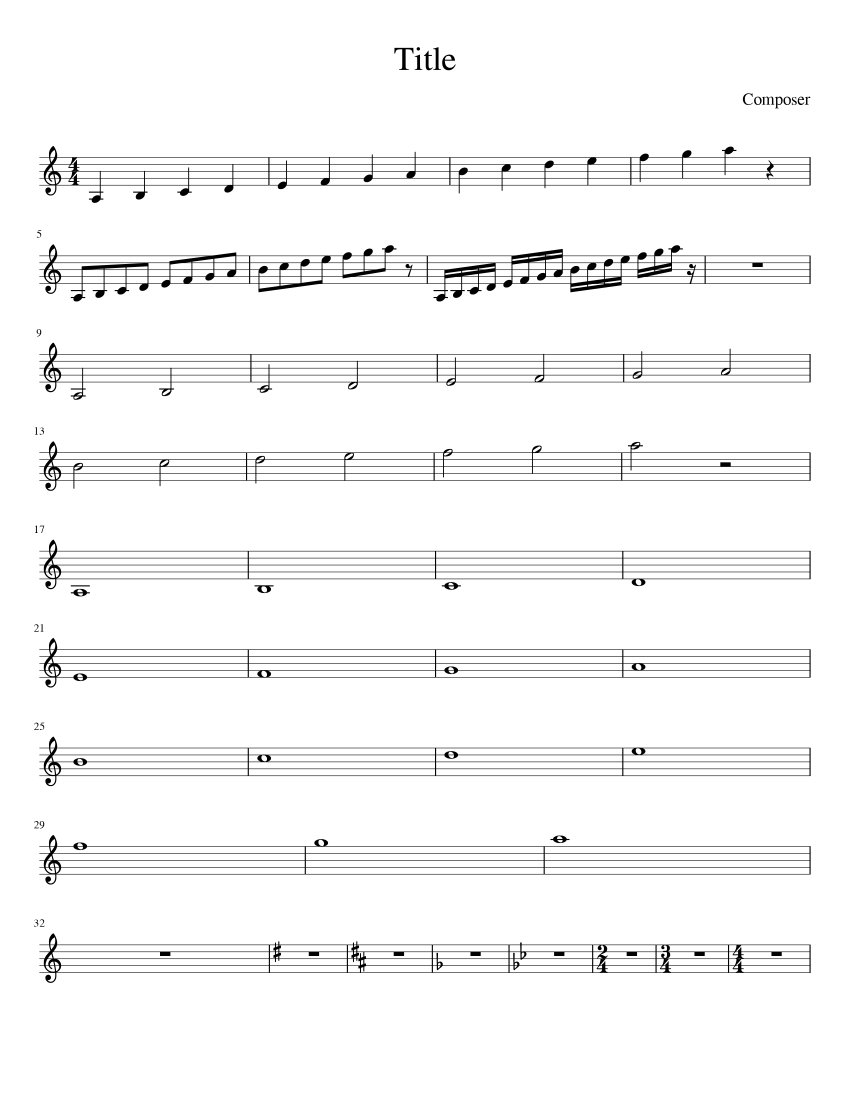
#> input picture note_recognition_app_v2/image_segmentation_dataset_generator/resources/input_images/img00.png, 2550 x 3300 px, found by its file name (shown at 1/3 size); its folder holds only this picture in this run
$ python main.py
#> lines starting #> are read from the running program, lines starting #| are printed output that depends on the picture; after the words box and inside, x2 and y2 are one past the last pixel; in counts of white or black regions, pixels touching at a corner belong together
### note_recognition_app_v2/image_segmentation_dataset_generator/row_splitter.py
import os
from pathlib import Path

import cv2
import numpy as np

from note_recognition_app_v2.console_output.console_output_constructor import construct_output


def split_into_rows(img_path):
    """
    This function splits the resources image into separate rows of note lines.
    :param img_path: Path to the image.
    :return: boolean: True if successful, false otherwise.
    """
#> called with img_path = 'resources/input_images/img00.png'
    try:
        construct_output(indent_level=0, message="Row splitting.")
        img_name = img_path[img_path.rfind('\\') + 1:]  # Extract image name from the given path.
        # Directory name for the directory that will hold the rows of the resources image.
        dir_name = os.path.join(str(Path(__file__).parent.parent.parent), 'resources', 'input_images')
        dir_name = os.path.join(dir_name, 'input_images_rows', img_name[:-4])
        try:  # Try creating a directory.
            construct_output(indent_level=1, message="Creating a folder for the image: {}".format(dir_name))
            os.mkdir(dir_name)
        except OSError as e:
            construct_output(indent_level=1, message="Folder already exists: {}".format(dir_name))

        construct_output(indent_level=1, message="Reading the resources image {}.".format(img_name))
        img = cv2.imread(img_path, cv2.IMREAD_UNCHANGED)  # Read the image.
#> img is the input picture: shape (3300, 2550, 4); mean B, G, R, A 246.5, 246.5, 246.5, 255
        trans_mask = img[:, :, 3] == 0  # Remove any transparency.
#> trans_mask: shape (3300, 2550) bool; every value is 0
        img[trans_mask] = [255, 255, 255, 255]
        img_gray = cv2.cvtColor(img, cv2.COLOR_BGR2GRAY)  # Convert to BR2GRAY (grayscale mode).
        # Make a black and white image based on a threshold.
        th, img_gray = cv2.threshold(img_gray, 127, 255, cv2.THRESH_BINARY_INV | cv2.THRESH_OTSU)
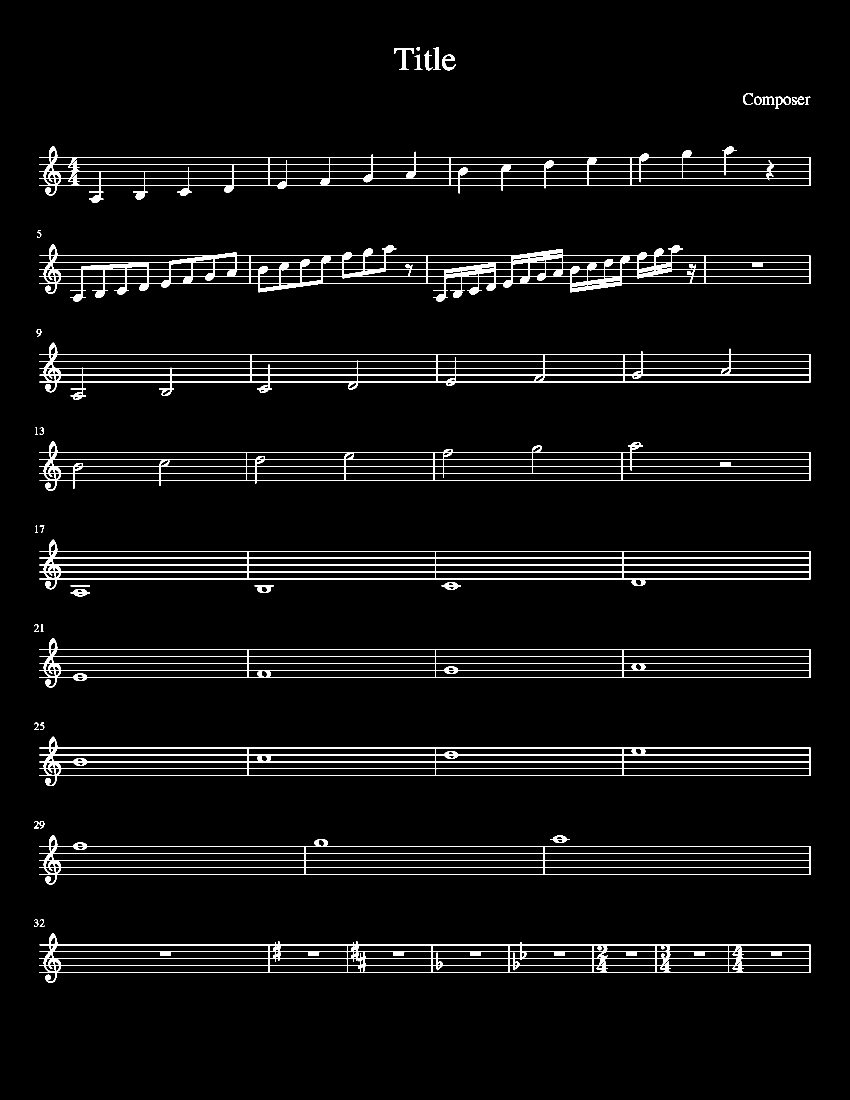
#> img_gray: shape (3300, 2550) (shown at 1/3 size); 3.5% white; 42 white regions, largest, box (x1, y1, x2, y2) and area: (118, 733, 2432, 904) 59264, (118, 438, 2432, 609) 37448, (118, 2800, 2432, 2949) 34401
#> th = 143
        image_w, image_h = img_gray.shape[::-1]  # Image dimensions.
#> image_w = 2550; image_h = 3300

        template_path = os.path.abspath(
            os.path.join(str(Path(__file__).parent.parent.parent), 'resources', 'templates', 'line_start_templates'))
        row_templates = [file for file in os.listdir(template_path)]

        construct_output(indent_level=1, message="Finding rows in the image.")
        t_locations = []  # List that will contain all the locations that were found by template matching.
        t_dimensions = []  # List that will contain all the dimensions of the found templates on the locations.
        for t in row_templates:  # Iterate through all of the vertical line templates.
            template = cv2.imread(template_path + "\\" + t, 0)  # Read the template from the path.
            res = cv2.matchTemplate(img_gray, template, cv2.TM_CCOEFF_NORMED)  # Convert the template into a gray image.
            threshold = 0.80  # The threshold to determine whether a part of an image is similar enough to the template.
            locations = np.where(res >= threshold)  # Locations in the image where the template matching found results.
            template_w, template_h = template.shape[::-1]  # Dimensions of the current template.
            # list(zip(*locations[::-1])) -> Match the 'x' and 'y' coordinates into a tuple them and save into a list.
            # Iterate through locations to remove elements already found by previous templates.
            for point in list(zip(*locations[::-1])):
                if len(t_locations) == 0:  # Save the first template matching results without checking.
                    t_locations.append(point)
                    t_dimensions.append((template_w, template_h))  # Also save the template dimensions.
                else:  # Check if 'v_line_locations' already contains the new point +/- 6 px, don't add if true.
                    if not np.intersect1d(list(zip(*t_locations))[1], list(range(point[1] - 6, point[1] + 6))):
                        t_locations.append(point)
                        t_dimensions.append((template_w, template_h))

        construct_output(indent_level=1, message="Saving the found rows into folder: {}".format(dir_name))

        row_positions = list()
        for index, el in enumerate(t_locations):  # Iterate through found locations.
            row_position = tuple((el[1] - 40, el[1] + t_dimensions[index][1] + 40))
            row_positions.append(row_position)

            img_slice_name_and_path = dir_name + "/row" + str(index) + ".png"  # Generate a path and a name.
            img_slice = img_gray[el[1] - 40:el[1] + t_dimensions[index][1] + 40:, 0:image_w]  # Cut the part of the img.
            cv2.imwrite(img_slice_name_and_path, img_slice)  # Save that part of the image.

        return row_positions

    except Exception as e:  # Catch exception.
        print(e)
#> (the run stopped early here; a loop or call above may not have finished)
